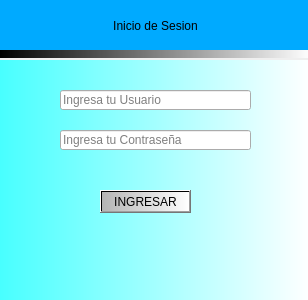
<?xml version="1.0" encoding="UTF-8"?>
<ui version="4.0">
 <class>Dialog</class>
 <widget class="QDialog" name="Dialog">
  <property name="geometry">
   <rect>
    <x>0</x>
    <y>0</y>
    <width>308</width>
    <height>300</height>
   </rect>
  </property>
  <property name="windowTitle">
   <string>Dialog</string>
  </property>
  <widget class="QLabel" name="label">
   <property name="geometry">
    <rect>
     <x>0</x>
     <y>0</y>
     <width>311</width>
     <height>51</height>
    </rect>
   </property>
   <property name="styleSheet">
    <string notr="true">background-color: rgb(0, 170, 255);
font: 87 14pt &quot;Arial Black&quot;;</string>
   </property>
   <property name="text">
    <string>Inicio de Sesion</string>
   </property>
   <property name="alignment">
    <set>Qt::AlignCenter</set>
   </property>
  </widget>
  <widget class="QLabel" name="label_2">
   <property name="geometry">
    <rect>
     <x>0</x>
     <y>50</y>
     <width>311</width>
     <height>8</height>
    </rect>
   </property>
   <property name="styleSheet">
    <string notr="true">background-color: qlineargradient(spread:pad, x1:0, y1:0, x2:1, y2:0, stop:0 rgba(0, 0, 0, 255), stop:1 rgba(255, 255, 255, 255));</string>
   </property>
   <property name="text">
    <string/>
   </property>
  </widget>
  <widget class="QLabel" name="label_3">
   <property name="geometry">
    <rect>
     <x>0</x>
     <y>60</y>
     <width>311</width>
     <height>241</height>
    </rect>
   </property>
   <property name="styleSheet">
    <string notr="true">background-color: qlineargradient(spread:pad, x1:0, y1:0, x2:1, y2:0, stop:0 rgba(72, 255, 255, 255), stop:1 rgba(255, 255, 255, 255));</string>
   </property>
   <property name="text">
    <string/>
   </property>
  </widget>
  <widget class="QLineEdit" name="leUsuario">
   <property name="geometry">
    <rect>
     <x>60</x>
     <y>90</y>
     <width>191</width>
     <height>20</height>
    </rect>
   </property>
   <property name="placeholderText">
    <string>Ingresa tu Usuario</string>
   </property>
  </widget>
  <widget class="QLineEdit" name="lePass">
   <property name="geometry">
    <rect>
     <x>60</x>
     <y>130</y>
     <width>191</width>
     <height>20</height>
    </rect>
   </property>
   <property name="placeholderText">
    <string>Ingresa tu Contraseña</string>
   </property>
  </widget>
  <widget class="QPushButton" name="btnIngresar">
   <property name="geometry">
    <rect>
     <x>100</x>
     <y>190</y>
     <width>91</width>
     <height>23</height>
    </rect>
   </property>
   <property name="styleSheet">
    <string notr="true">background-color: qlineargradient(spread:pad, x1:0, y1:0, x2:1, y2:0, stop:0 rgba(180, 180, 180, 255), stop:1 rgba(255, 255, 255, 255));
font: 87 10pt &quot;Arial Black&quot;;</string>
   </property>
   <property name="text">
    <string>INGRESAR</string>
   </property>
  </widget>
  <widget class="QLabel" name="lbAlerta">
   <property name="geometry">
    <rect>
     <x>50</x>
     <y>260</y>
     <width>221</width>
     <height>31</height>
    </rect>
   </property>
   <property name="text">
    <string/>
   </property>
  </widget>
 </widget>
 <resources/>
 <connections/>
</ui>
